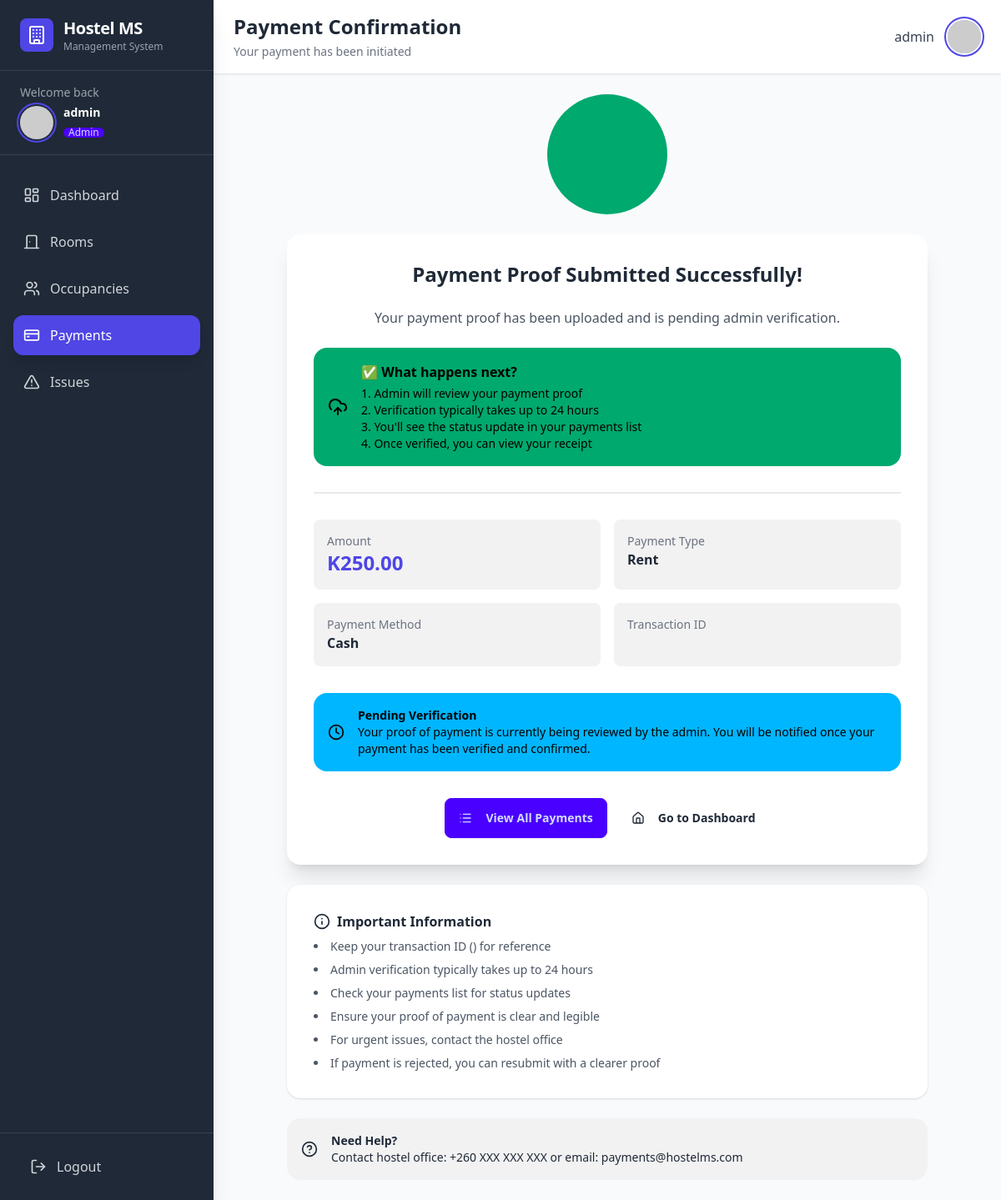
/payments/1/confirmation/ (signed in), run on the app's committed database.
### hostel/models.py (models this page shows, shortened)
class User(AbstractUser):
    ROLE_CHOICES = [
        ('admin', 'Admin'),
        ('manager', 'Hostel Manager'),
        ('student', 'Student'),
    ]
    role = models.CharField(max_length=10, choices=ROLE_CHOICES, default='student')
    phone = models.CharField(max_length=15, blank=True)
    address = models.TextField(blank=True)
    profile_picture = models.ImageField(upload_to='profiles/', blank=True, null=True)
    email_verified = models.BooleanField(default=False)
    class Meta:
        db_table = 'users'

class Payment(models.Model):
    PAYMENT_STATUS = [
        ('pending', 'Pending'),
        ('completed', 'Completed'),
        ('failed', 'Failed'),
        ('refunded', 'Refunded'),
    ]
    PAYMENT_TYPE = [
        ('rent', 'Rent'),
        ('deposit', 'Security Deposit'),
        ('maintenance', 'Maintenance Fee'),
        ('other', 'Other'),
    ]
    occupancy = models.ForeignKey(Occupancy, on_delete=models.CASCADE, related_name='payments')
    amount = models.DecimalField(max_digits=10, decimal_places=2, validators=[MinValueValidator(Decimal('0.00'))])
    payment_type = models.CharField(max_length=15, choices=PAYMENT_TYPE, default='rent')
    payment_method = models.CharField(max_length=50, default='Cash')
    status = models.CharField(max_length=10, choices=PAYMENT_STATUS, default='pending')
    due_date = models.DateField()
    payment_date = models.DateField(null=True, blank=True)
    transaction_id = models.CharField(max_length=100, blank=True)
    proof_of_payment = models.ImageField(upload_to='payment_proofs/', blank=True, null=True)
    notes = models.TextField(blank=True)
    created_at = models.DateTimeField(auto_now_add=True)
    updated_at = models.DateTimeField(auto_now=True)
    class Meta:
        db_table = 'payments'
        ordering = ['-due_date']

### hostel/views.py (the view)
# urls.py: path('payments/<int:payment_id>/confirmation/', student_payment_confirmation, name='student_payment_confirmation'),
@login_required
def student_payment_confirmation(request, payment_id):
    payment = get_object_or_404(Payment, id=payment_id)
    if request.user.role == 'student' and payment.occupancy.student != request.user:
        messages.error(request, 'You can only view your own payments.')
        return redirect('payment_list')
    context = {
        'payment': payment,
    }
    return render(request, 'hostel/student_payment_confirmation.html', context)

### templates/hostel/student_payment_confirmation.html (shortened to what this page needs)
{% extends 'hostel/base.html' %}
{% block header %}Payment Confirmation{% endblock %}
{% block subheader %}Your payment has been initiated{% endblock %}
{% block content %}
<div class="max-w-3xl mx-auto space-y-6">
    <div class="flex justify-center">
        <div class="p-8 bg-success bg-opacity-10 rounded-full">
            <i data-lucide="check-circle" class="w-20 h-20 text-success"></i>
        </div>
    </div>
    <div class="card bg-base-100 shadow-xl">
        <div class="card-body text-center">
            <h2 class="card-title text-2xl justify-center mb-4">Payment Proof Submitted Successfully!</h2>
            <p class="text-gray-600 mb-4">Your payment proof has been uploaded and is pending admin verification.</p>
            <div class="alert alert-success text-left">
                <i data-lucide="upload-cloud" class="w-6 h-6"></i>
                <div>
                    <p class="font-semibold">✅ What happens next?</p>
                    <p class="text-sm mt-1">
                        1. Admin will review your payment proof<br>
                        2. Verification typically takes up to 24 hours<br>
                        3. You'll see the status update in your payments list<br>
                        4. Once verified, you can view your receipt
                    </p>
                </div>
            </div>
            <div class="divider"></div>
            <div class="grid grid-cols-1 md:grid-cols-2 gap-4 text-left">
                <div class="p-4 bg-base-200 rounded-lg">
                    <p class="text-sm text-gray-500">Amount</p>
                    <p class="text-2xl font-bold text-primary">K{{ payment.amount }}</p>
                </div>
                <div class="p-4 bg-base-200 rounded-lg">
                    <p class="text-sm text-gray-500">Payment Type</p>
                    <p class="font-semibold">{{ payment.payment_type }}</p>
                </div>
                <div class="p-4 bg-base-200 rounded-lg">
                    <p class="text-sm text-gray-500">Payment Method</p>
                    <p class="font-semibold">{{ payment.payment_method }}</p>
                </div>
                <div class="p-4 bg-base-200 rounded-lg">
                    <p class="text-sm text-gray-500">Transaction ID</p>
                </div>
            </div>
            <div class="alert alert-info mt-6">
                <i data-lucide="clock" class="w-5 h-5"></i>
                <div class="text-sm text-left">
                    <p class="font-semibold">Pending Verification</p>
                    <p>Your proof of payment is currently being reviewed by the admin.
                    You will be notified once your payment has been verified and confirmed.</p>
                </div>
            </div>
            <div class="card-actions justify-center mt-6 gap-3">
                <a href="{% url 'payment_list' %}" class="btn btn-primary">
                    <i data-lucide="list" class="w-4 h-4 mr-2"></i>
                    View All Payments
                </a>
                <a href="{% url 'dashboard' %}" class="btn btn-ghost">
                    <i data-lucide="home" class="w-4 h-4 mr-2"></i>
                    Go to Dashboard
                </a>
            </div>
        </div>
    </div>
    <div class="card bg-base-100 shadow">
        <div class="card-body">
            <h3 class="font-semibold flex items-center gap-2">
                <i data-lucide="info" class="w-5 h-5"></i>
                Important Information
            </h3>
            <ul class="list-disc list-inside space-y-2 text-sm text-gray-600">
                <li>Keep your transaction ID ({{ payment.transaction_id }}) for reference</li>
                <li>Admin verification typically takes up to 24 hours</li>
                <li>Check your payments list for status updates</li>
                <li>Ensure your proof of payment is clear and legible</li>
                <li>For urgent issues, contact the hostel office</li>
                <li>If payment is rejected, you can resubmit with a clearer proof</li>
            </ul>
        </div>
    </div>
    <div class="alert">
        <i data-lucide="help-circle" class="w-5 h-5"></i>
        <div class="text-sm">
            <p class="font-semibold">Need Help?</p>
            <p>Contact hostel office: +260 XXX XXX XXX or email: payments@hostelms.com</p>
        </div>
    </div>
</div>
{% endblock %}

### templates/hostel/base.html (shortened to what this page needs)
<!DOCTYPE html>
<html lang="en">
<head>
    <script src="https://cdn.tailwindcss.com"></script>
    <link href="https://cdn.jsdelivr.net/npm/daisyui@4.12.10/dist/full.css" rel="stylesheet" type="text/css" />
</head>
<body class="bg-gray-50 min-h-screen">
    {% if user.is_authenticated %}
    <div class="flex h-screen overflow-hidden">
        <aside id="sidebar" class="fixed md:relative w-64 bg-sidebar text-white flex flex-col flex-shrink-0 sidebar-transition mobile-sidebar z-50 shadow-xl h-full">
            <div class="flex items-center gap-3 px-6 py-5 border-b border-gray-700">
                <div class="p-2 bg-primary rounded-lg">
                    <i data-lucide="building" class="w-6 h-6 text-white"></i>
                </div>
                <div>
                    <h1 class="text-xl font-bold tracking-tight">Hostel MS</h1>
                    <p class="text-xs text-gray-400">Management System</p>
                </div>
            </div>
            <div class="px-6 py-4 border-b border-gray-700">
                <p class="text-sm text-gray-400 mb-1">Welcome back</p>
                <div class="flex items-center gap-3">
                    <div class="avatar">
                        <div class="w-10 h-10 rounded-full ring-2 ring-primary ring-offset-2 ring-offset-sidebar overflow-hidden">
                            <img src="https://ui-avatars.com/api/?name={{ user.username }}&background=6366F1&color=fff&bold=true"
                                 alt="{{ user.username }}" />
                        </div>
                    </div>
                    <div class="flex-1 min-w-0">
                        <p class="font-semibold text-sm truncate">{{ user.get_full_name|default:user.username }}</p>
                        <span class="badge badge-xs badge-primary mt-1">{{ user.get_role_display }}</span>
                    </div>
                </div>
            </div>
            <nav class="flex-1 px-4 py-6 space-y-2 overflow-y-auto">
                <a href="{% url 'dashboard' %}" class="flex items-center gap-3 px-3 py-3 rounded-xl transition {% if request.resolver_match.url_name == 'dashboard' %}bg-primary text-white shadow-lg{% else %}text-gray-300 hover:bg-gray-700 hover:text-white{% endif %}">
                    <i data-lucide="layout-dashboard" class="w-5 h-5"></i>
                    <span class="font-medium">Dashboard</span>
                </a>
                <a href="{% url 'room_list' %}" class="flex items-center gap-3 px-3 py-3 rounded-xl transition {% if 'room' in request.resolver_match.url_name %}bg-primary text-white shadow-lg{% else %}text-gray-300 hover:bg-gray-700 hover:text-white{% endif %}">
                    <i data-lucide="door-closed" class="w-5 h-5"></i>
                    <span class="font-medium">Rooms</span>
                </a>
                {% if user.role in 'admin manager' %}
                <a href="{% url 'occupancy_list' %}" class="flex items-center gap-3 px-3 py-3 rounded-xl transition {% if 'occupancy' in request.resolver_match.url_name %}bg-primary text-white shadow-lg{% else %}text-gray-300 hover:bg-gray-700 hover:text-white{% endif %}">
                    <i data-lucide="users" class="w-5 h-5"></i>
                    <span class="font-medium">Occupancies</span>
                </a>
                {% endif %}
                <a href="{% url 'payment_list' %}" class="flex items-center gap-3 px-3 py-3 rounded-xl transition {% if 'payment' in request.resolver_match.url_name %}bg-primary text-white shadow-lg{% else %}text-gray-300 hover:bg-gray-700 hover:text-white{% endif %}">
                    <i data-lucide="credit-card" class="w-5 h-5"></i>
                    <span class="font-medium">Payments</span>
                </a>
                <a href="{% url 'issue_list' %}" class="flex items-center gap-3 px-3 py-3 rounded-xl transition {% if 'issue' in request.resolver_match.url_name %}bg-primary text-white shadow-lg{% else %}text-gray-300 hover:bg-gray-700 hover:text-white{% endif %}">
                    <i data-lucide="alert-triangle" class="w-5 h-5"></i>
                    <span class="font-medium">Issues</span>
                </a>
            </nav>
            <div class="px-6 py-4 border-t border-gray-700">
                <a href="{% url 'logout' %}" class="flex items-center gap-3 px-3 py-3 rounded-xl text-gray-300 hover:bg-red-600 hover:text-white transition">
                    <i data-lucide="log-out" class="w-5 h-5"></i>
                    <span class="font-medium">Logout</span>
                </a>
            </div>
        </aside>
        <main class="flex-1 flex flex-col overflow-hidden">
            <header class="bg-white border-b border-gray-200 shadow-sm sticky top-0 z-40">
                <div class="flex justify-between items-center px-4 md:px-6 py-4">
                    <div class="flex items-center gap-4">
                        <div>
                            <h2 class="text-xl md:text-2xl font-bold text-gray-800">{% block header %}Dashboard{% endblock %}</h2>
                            <p class="text-gray-500 text-xs md:text-sm mt-1 hidden sm:block">{% block subheader %}Hostel Management System{% endblock %}</p>
                        </div>
                    </div>
                    <div class="flex items-center gap-4">
                        <span class="text-gray-700 font-medium hidden md:block">{{ user.get_full_name|default:user.username }}</span>
                        <div class="avatar">
                            <div class="w-10 h-10 rounded-full ring-2 ring-primary ring-offset-2 overflow-hidden">
                                <img src="https://ui-avatars.com/api/?name={{ user.username }}&background=6366F1&color=fff&bold=true"
                                     alt="{{ user.username }}" />
                            </div>
                        </div>
                    </div>
                </div>
            </header>
            <div class="flex-1 p-6 overflow-y-auto content-scroll bg-gray-50">
                {% block content %}{% endblock %}
            </div>
        </main>
    </div>
    {% else %}
        {% block full_content %}{% endblock %}
    {% endif %}
</body>
</html>

### templates/hostel/base.html (style rules this page uses)
.sidebar-transition { transition: all 0.3s ease-in-out; }

### data on the page
User: get_full_name "admin", role "Admin"
Payment: amount "250.00", payment_type "Rent", payment_method "Cash"
